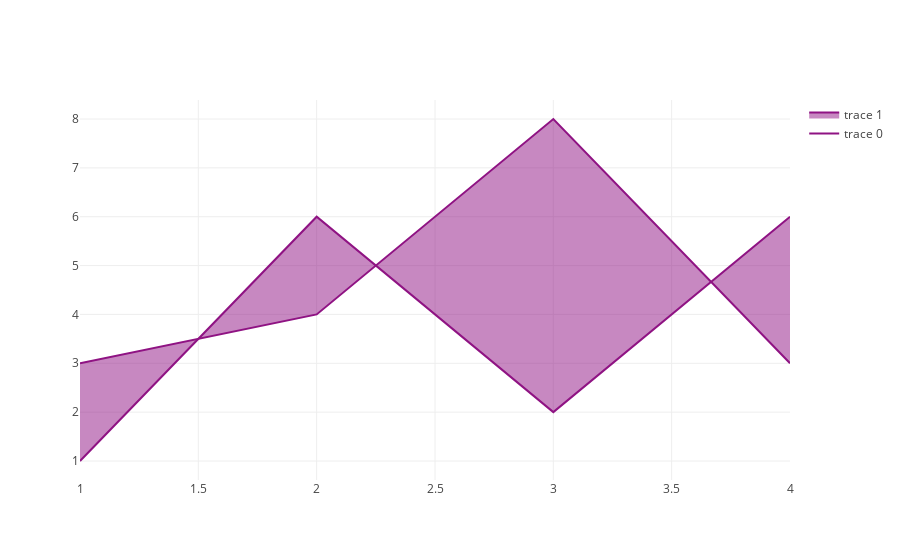

The code cell stored with this chart in its notebook:
### Markdown cell above
# Interior Filling for Area Chart

### Code cell
trace0 = go.Scatter(
    x=[1, 2, 3, 4],
    y=[3, 4, 8, 3],
    fill= None,
    mode='lines',
    line=dict(
        color='rgb(143, 19, 131)',
    )
)
trace1 = go.Scatter(
    x=[1, 2, 3, 4],
    y=[1, 6, 2, 6],
    fill='tonexty',
    mode='lines',
    line=dict(
        color='rgb(143, 19, 131)',
    )
)

data = [trace0, trace1]
plotly.offline.iplot(data, filename='filling-interior-area')

### Figure 1 — Plotly figure (JSON) as saved in the notebook; plotly's stock layout.template omitted (floating-point values rounded to 4 significant figures)
{"data": [{"line": {"color": "rgb(143, 19, 131)"}, "mode": "lines", "type": "scatter", "uid": "6a50ba52-4cc2-4943-9220-ff10761fd4ae", "x": [1, 2, 3, 4], "y": [3, 4, 8, 3]}, {"fill": "tonexty", "line": {"color": "rgb(143, 19, 131)"}, "mode": "lines", "type": "scatter", "uid": "ee063b1b-7e43-4ad6-a131-64335e8bc0d7", "x": [1, 2, 3, 4], "y": [1, 6, 2, 6]}], "layout": {}}
